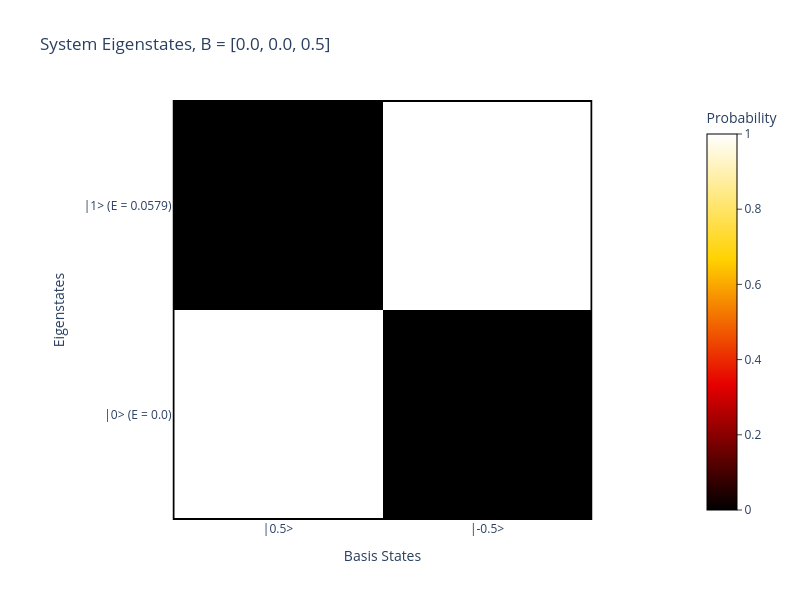

Notebook code for this chart:
### Markdown cell above
## One spin 1/2

We begin with a spin-1/2 in an external field. Then we look at the most important functions of Lindblad.py to understand the code structure. The expected eigenstates up and down are also displayed with `vis.plotEigenMatrix`.

### Code cell
# initialize SpinSys object with magnetic fields and temperature
spinsys1 = SpinSys([0.5])
spinsys1.B = np.array([0, 0, 0.5])  # T
spinsys1.BTip = np.array([0, 0, 0]) # T
spinsys1.T = 1    # K

# define tunneling parameters
spinsys1.G_ss = [2e-9]*spinsys1.NSpins 
spinsys1.G=0.2e-9
spinsys1.G_tt = 1
spinsys1.V_DC = 0

# plot EigenMatrix
hamil.calcEigStates(spinsys1)
vis.plotEigenMatrix(spinsys1);

# QUESTION tip polarization -> only relevant for rates when there is a current

### Figure 1 — Plotly figure (JSON) as saved in the notebook; plotly's stock layout.template omitted (floating-point values rounded to 4 significant figures)
{"data": [{"colorbar": {"outlinecolor": "black", "outlinewidth": 1, "ticks": "outside", "title": {"text": "Probability"}}, "colorscale": [[0, "rgb(0,0,0)"], [0.3333, "rgb(230,0,0)"], [0.6667, "rgb(255,210,0)"], [1, "rgb(255,255,255)"]], "hoverongaps": false, "type": "heatmap", "x": [0, 1], "y": [0, 1], "z": [[0, 1], [1, 0]], "zmax": 1, "zmin": 0}], "layout": {"height": 600, "paper_bgcolor": "white", "plot_bgcolor": "white", "shapes": [{"fillcolor": "rgba(0,0,0,0)", "line": {"color": "black", "width": 2}, "type": "rect", "x0": -0.5, "x1": 1.5, "xref": "x", "y0": -0.5, "y1": 1.5, "yref": "y"}], "title": {"text": "System Eigenstates, B = [0.0, 0.0, 0.5]"}, "width": 800, "xaxis": {"constrain": "domain", "tickmode": "array", "ticktext": ["|0.5>", "|-0.5>"], "tickvals": [0, 1], "title": {"text": "Basis States"}}, "yaxis": {"autorange": "reversed", "scaleanchor": "x", "scaleratio": 1, "tickmode": "array", "ticktext": ["|1> (E = 0.0579)", "|0> (E = 0.0)"], "tickvals": [0, 1], "title": {"text": "Eigenstates"}}}}
